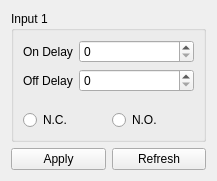
<?xml version="1.0" encoding="UTF-8"?>
<ui version="4.0">
 <class>Digital_Input_Pane</class>
 <widget class="QWidget" name="Digital_Input_Pane">
  <property name="geometry">
   <rect>
    <x>0</x>
    <y>0</y>
    <width>217</width>
    <height>181</height>
   </rect>
  </property>
  <property name="windowTitle">
   <string>Digital Input Pane</string>
  </property>
  <layout class="QVBoxLayout" name="verticalLayout_2">
   <item>
    <widget class="QGroupBox" name="groupBox">
     <property name="title">
      <string>Input 1</string>
     </property>
     <layout class="QVBoxLayout" name="verticalLayout">
      <item>
       <layout class="QFormLayout" name="formLayout">
        <item row="0" column="0">
         <widget class="QLabel" name="lbl_on_delay">
          <property name="text">
           <string>On Delay</string>
          </property>
         </widget>
        </item>
        <item row="0" column="1">
         <widget class="QSpinBox" name="spin_on_delay"/>
        </item>
        <item row="1" column="0">
         <widget class="QLabel" name="lbl_off_delay">
          <property name="text">
           <string>Off Delay</string>
          </property>
         </widget>
        </item>
        <item row="1" column="1">
         <widget class="QSpinBox" name="spin_off_delay"/>
        </item>
       </layout>
      </item>
      <item>
       <layout class="QHBoxLayout" name="horizontalLayout">
        <item>
         <widget class="QRadioButton" name="radio_NC">
          <property name="text">
           <string>N.C.</string>
          </property>
         </widget>
        </item>
        <item>
         <widget class="QRadioButton" name="radio_NO">
          <property name="text">
           <string>N.O.</string>
          </property>
         </widget>
        </item>
       </layout>
      </item>
     </layout>
    </widget>
   </item>
   <item>
    <layout class="QHBoxLayout" name="horizontalLayout_4">
     <item>
      <widget class="QPushButton" name="btn_apply">
       <property name="text">
        <string>Apply</string>
       </property>
      </widget>
     </item>
     <item>
      <widget class="QPushButton" name="btn_refresh">
       <property name="text">
        <string>Refresh</string>
       </property>
      </widget>
     </item>
    </layout>
   </item>
  </layout>
 </widget>
 <resources/>
 <connections/>
</ui>
